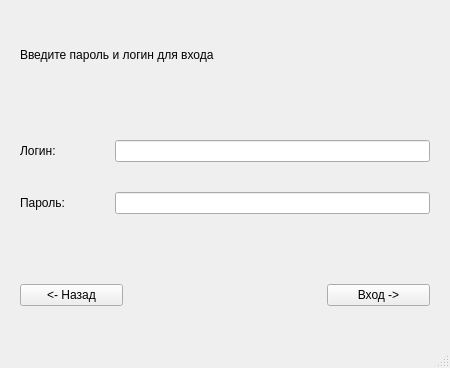
<?xml version="1.0" encoding="UTF-8"?>
<ui version="4.0">
 <class>MainWindow</class>
 <widget class="QMainWindow" name="MainWindow">
  <property name="geometry">
   <rect>
    <x>0</x>
    <y>0</y>
    <width>450</width>
    <height>368</height>
   </rect>
  </property>
  <property name="minimumSize">
   <size>
    <width>400</width>
    <height>300</height>
   </size>
  </property>
  <property name="maximumSize">
   <size>
    <width>3000</width>
    <height>3000</height>
   </size>
  </property>
  <property name="windowTitle">
   <string>MainWindow</string>
  </property>
  <widget class="QWidget" name="centralwidget">
   <layout class="QGridLayout" name="gridLayout_2">
    <property name="leftMargin">
     <number>20</number>
    </property>
    <property name="topMargin">
     <number>20</number>
    </property>
    <property name="rightMargin">
     <number>20</number>
    </property>
    <property name="bottomMargin">
     <number>20</number>
    </property>
    <property name="spacing">
     <number>50</number>
    </property>
    <item row="1" column="0" colspan="3">
     <layout class="QGridLayout" name="gridLayout">
      <property name="verticalSpacing">
       <number>30</number>
      </property>
      <item row="0" column="1">
       <widget class="QLineEdit" name="login"/>
      </item>
      <item row="2" column="1">
       <widget class="QLineEdit" name="password"/>
      </item>
      <item row="2" column="0">
       <widget class="QLabel" name="label_2">
        <property name="text">
         <string>Пароль:</string>
        </property>
       </widget>
      </item>
      <item row="0" column="0">
       <widget class="QLabel" name="label">
        <property name="text">
         <string>Логин:</string>
        </property>
       </widget>
      </item>
     </layout>
    </item>
    <item row="0" column="0" colspan="3">
     <widget class="QLabel" name="out_label">
      <property name="maximumSize">
       <size>
        <width>3000</width>
        <height>30</height>
       </size>
      </property>
      <property name="text">
       <string>Введите пароль и логин для входа</string>
      </property>
     </widget>
    </item>
    <item row="6" column="2">
     <widget class="QPushButton" name="authButton">
      <property name="text">
       <string>Вход -&gt;</string>
      </property>
     </widget>
    </item>
    <item row="6" column="0">
     <widget class="QPushButton" name="back_button">
      <property name="text">
       <string>&lt;- Назад</string>
      </property>
     </widget>
    </item>
    <item row="6" column="1">
     <widget class="QLabel" name="label_5">
      <property name="maximumSize">
       <size>
        <width>16777215</width>
        <height>50</height>
       </size>
      </property>
      <property name="text">
       <string/>
      </property>
     </widget>
    </item>
   </layout>
  </widget>
  <widget class="QMenuBar" name="menubar">
   <property name="geometry">
    <rect>
     <x>0</x>
     <y>0</y>
     <width>450</width>
     <height>21</height>
    </rect>
   </property>
  </widget>
  <widget class="QStatusBar" name="statusbar"/>
 </widget>
 <resources/>
 <connections/>
</ui>
